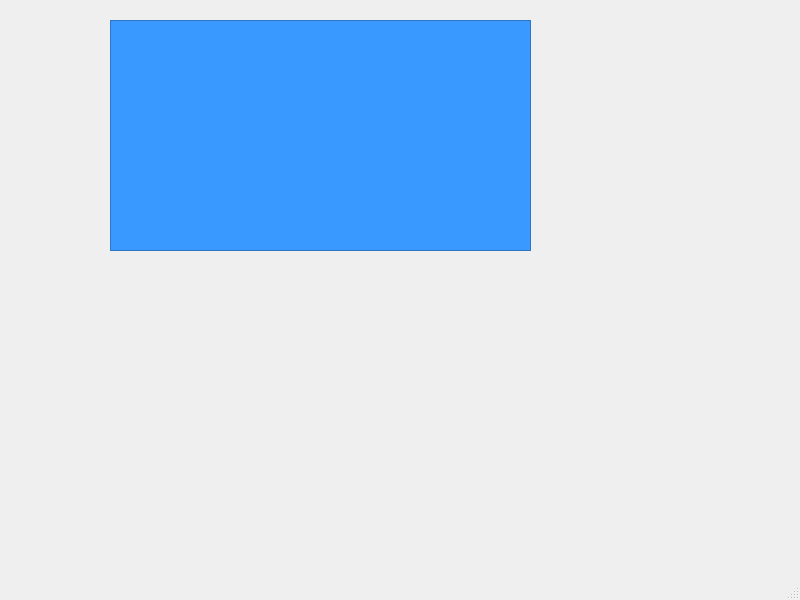
<?xml version="1.0" encoding="UTF-8"?>
<ui version="4.0">
 <class>MainWindow</class>
 <widget class="QMainWindow" name="MainWindow">
  <property name="geometry">
   <rect>
    <x>0</x>
    <y>0</y>
    <width>800</width>
    <height>600</height>
   </rect>
  </property>
  <property name="windowTitle">
   <string>MainWindow</string>
  </property>
  <widget class="QWidget" name="centralwidget">
   <widget class="QScrollArea" name="scrollArea">
    <property name="geometry">
     <rect>
      <x>110</x>
      <y>20</y>
      <width>421</width>
      <height>231</height>
     </rect>
    </property>
    <property name="styleSheet">
     <string notr="true">
font: 9pt &quot;Microsoft YaHei UI&quot;;
background-color: rgb(57, 153, 255);</string>
    </property>
    <property name="widgetResizable">
     <bool>true</bool>
    </property>
    <widget class="QWidget" name="scrollAreaWidgetContents">
     <property name="geometry">
      <rect>
       <x>0</x>
       <y>0</y>
       <width>419</width>
       <height>229</height>
      </rect>
     </property>
    </widget>
   </widget>
  </widget>
  <widget class="QMenuBar" name="menubar">
   <property name="geometry">
    <rect>
     <x>0</x>
     <y>0</y>
     <width>800</width>
     <height>17</height>
    </rect>
   </property>
  </widget>
  <widget class="QStatusBar" name="statusbar"/>
 </widget>
 <resources/>
 <connections/>
</ui>
